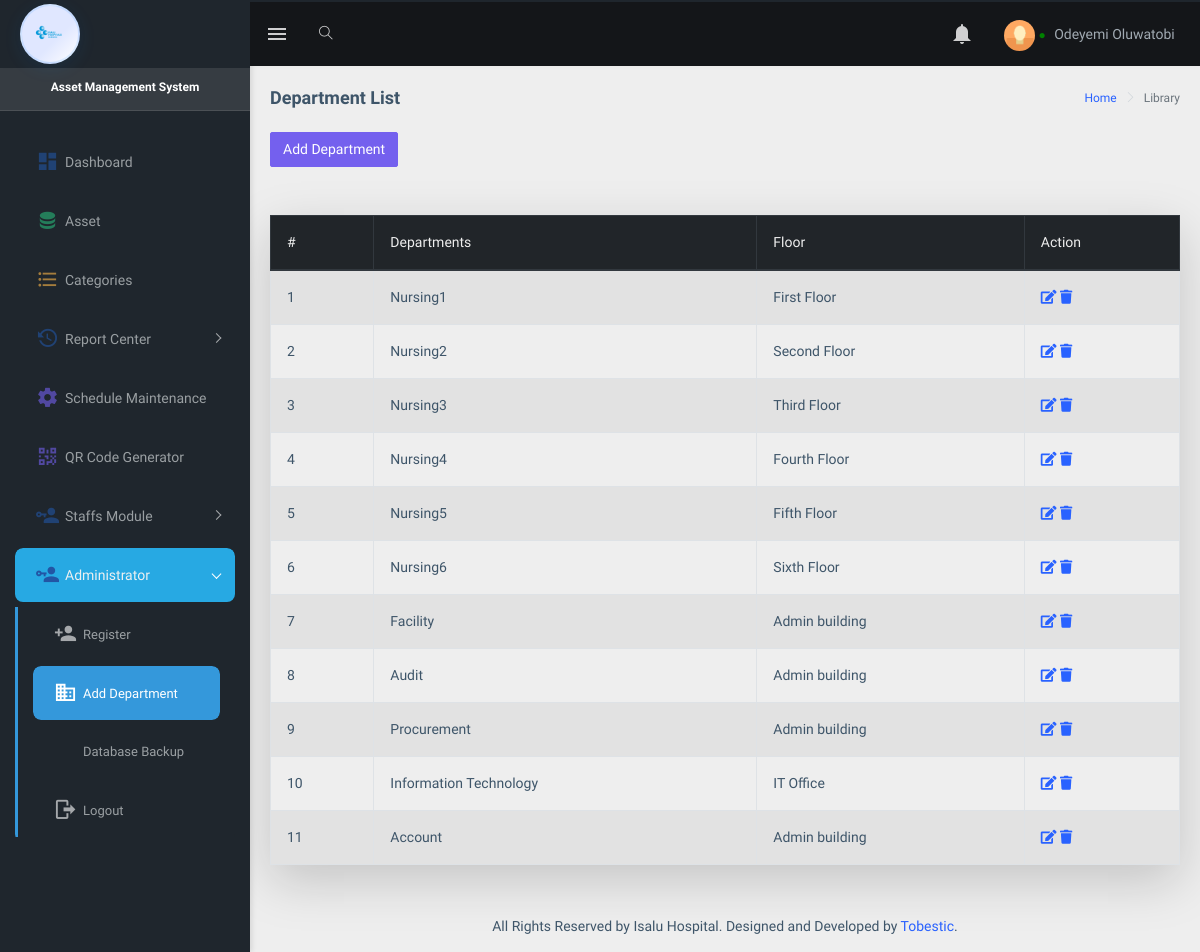
/admindashboard/department.php (signed in), run on the app's committed database.
### tables this page shows
CREATE TABLE `user_table` (
  `id` int(11) NOT NULL,
  `firstname` varchar(100) NOT NULL,
  `lastname` varchar(250) NOT NULL,
  `username` varchar(100) NOT NULL,
  `email` varchar(100) NOT NULL,
  `password` varchar(200) NOT NULL,
  `role` varchar(30) NOT NULL,
  `phone` varchar(20) NOT NULL,
  `department` varchar(30) NOT NULL
);

CREATE TABLE `department_table` (
  `id` int(11) NOT NULL,
  `department` varchar(100) NOT NULL,
  `floor` varchar(30) NOT NULL
);

### admindashboard/departmentfolder/departmenttable.php (the view)
<?php require "include/config.php";?>
<div class="row mt-5">
                    <div class="col-md-12 col-lg-12 col-xlg-3">
                    <table class="table shadow-lg table-bordered table-hover table-striped table-responsive-sm">
                        <thead class="thead-dark">
                            <tr>
                            <th scope="col">#</th>
                            <th scope="col">Departments</th>
                            <th scope="col">Floor</th>
                            <th scope="col">Action</th>
                            </tr>
                        </thead>
                        <tbody>                        <?php
                        $s=1;
                        $sql = "SELECT * FROM department_table";
                        $stmt = $conn->prepare($sql);
                        $stmt->execute();
                        if($stmt->rowCount() > 0){
                            while($row = $stmt->fetch(PDO::FETCH_ASSOC)){
                                echo "<tr>";
                                echo "<th scope='row'>".$s++."</th>";
                                echo "<td>".htmlspecialchars($row['department'])."</td>";
                                echo "<td>".htmlspecialchars($row['floor'])."</td>";
                                echo "<td>
                                <a href='departmentfolder/editdepartment.php?id=".htmlspecialchars($row['id'])."'><i class='fa fa-edit'></i></a>
                                <a href='departmentfolder/deletedepartment.php?id=".htmlspecialchars($row['id'])."'><i class='fa fa-trash'></i></a>
                                </td>";
                                echo "</tr>";
                            }
                        } else {
                            echo "<tr><td colspan='3' class='text-center text-danger font-weight-bold'>No record found</td></tr>";
                        }
                        ?>
                        </tbody>
                        </table>
                    </div>
                </div>

### admindashboard/department.php (shortened to what this page needs)
<?php
require_once "../include/config.php";
try {
    $admin_username = $_SESSION['username'];
    $admin_query = "SELECT firstname, lastname FROM user_table WHERE username = ?";
    $stmt = $conn->prepare($admin_query);
    $stmt->execute([$admin_username]);
    $admin_row = $stmt->fetch(PDO::FETCH_ASSOC);
    $admin_first_name = $admin_row['firstname'];
    $admin_last_name = $admin_row['lastname'];
} catch (PDOException $e) {
    logError("Failed to fetch admin details: " . $e->getMessage());
    $admin_first_name = "Admin";
    $admin_last_name = "User";
}
?>
<!DOCTYPE html>
<html dir="ltr" lang="en">
<head>
    <link href="assets/libs/flot/css/float-chart.css" rel="stylesheet">
    <link href="dist/css/style.min.css" rel="stylesheet">
</head>
<body>
    <div id="main-wrapper">
     <header class="topbar" data-navbarbg="skin5">
            <nav class="navbar top-navbar navbar-expand-md navbar-dark">
                <div class="navbar-header" data-logobg="skin5">
                    <a class="navbar-brand" href="index.php">
                        <b class="logo-icon p-l-10">
                            <img src="assets/images/isalu-logo.png" alt="homepage" class="light-logo" />
                        </b>
                    </a>
                </div>
                <div class="navbar-collapse collapse" id="navbarSupportedContent" data-navbarbg="skin5">
                    <ul class="navbar-nav float-left mr-auto">
                        <li class="nav-item d-none d-md-block"><a class="nav-link sidebartoggler waves-effect waves-light" href="javascript:void(0)" data-sidebartype="mini-sidebar"><i class="mdi mdi-menu font-24"></i></a></li>
                        <li class="nav-item search-box"> <a class="nav-link waves-effect waves-dark" href="javascript:void(0)"><i class="ti-search"></i></a>
                        </li>
                    </ul>
                    <ul class="navbar-nav float-right">
                        <li class="nav-item dropdown">
                            <a class="nav-link dropdown-toggle waves-effect waves-dark" href="" data-toggle="dropdown" aria-haspopup="true" aria-expanded="false"> <i class="mdi mdi-bell font-24"></i>
                            </a>
                        </li>
                         <li class="nav-item dropdown">
                            <a class="nav-link dropdown-toggle text-muted waves-effect waves-dark pro-pic" href="" data-toggle="dropdown" aria-haspopup="true" aria-expanded="false">
                                <img src="assets/images/users/1.jpg" alt="user" class="rounded-circle" width="31">
                                <span class="online-indicator" style="color: green; font-size: 12px;">●</span>
                                <span class="username" style="margin-left: 5px;"><?php echo htmlspecialchars($admin_first_name . ' ' . $admin_last_name); ?></span>
                            </a>
                        </li>
                    </ul>
                </div>
            </nav>
        </header>
        <?php require "asidebar.php"; ?>
        <div class="page-wrapper">
            <div class="page-breadcrumb">
                <div class="row">
                    <div class="col-12 d-flex no-block align-items-center">
                        <h4 class="page-title">Department List</h4>
                        <div class="ml-auto text-right">
                            <nav aria-label="breadcrumb">
                                <ol class="breadcrumb">
                                    <li class="breadcrumb-item"><a href="#">Home</a></li>
                                    <li class="breadcrumb-item active" aria-current="page">Library</li>
                                </ol>
                            </nav>
                        </div>
                    </div>
                </div>
            </div>
            <div class="container-fluid">
                <?php
                    require "departmentfolder/departmentmodal.php";
                ?>
                <?php
                require "departmentfolder/departmenttable.php";
                ?>
            </div>
            <?php require "include/footer.php" ?>
        </div>
    </div>
</body>
</html>

### admindashboard/department.php (style rules this page uses)
.logo-icon img.light-logo { width: 60px !important; max-height: 60px; object-fit: contain; background: linear-gradient(135deg, #e0e7ff 60%, #fff 100%); border-radius: 50%; box-shadow: 0 4px 18px rgba(30,144,255,0.10), 0 1.5px 6px rgba(0,0,0,0.07); padding: 7px; margin: 4px 0 4px 0; border: 2.5px solid #1e90ff22; transition: box-shadow 0.3s, transform 0.2s, border 0.2s; }

### data on the page
user_table: firstname+lastname "Odeyemi Oluwatobi"
department_table: department "Nursing1", floor "First Floor"
department_table: department "Nursing2", floor "Second Floor"
department_table: department "Nursing3", floor "Third Floor"
department_table: department "Nursing4", floor "Fourth Floor"
department_table: department "Nursing5", floor "Fifth Floor"
department_table: department "Nursing6", floor "Sixth Floor"
department_table: department "Facility", floor "Admin building"
department_table: department "Audit", floor "Admin building"
department_table: department "Procurement", floor "Admin building"
department_table: department "Information Technology", floor "IT Office"
department_table: department "Account", floor "Admin building"
